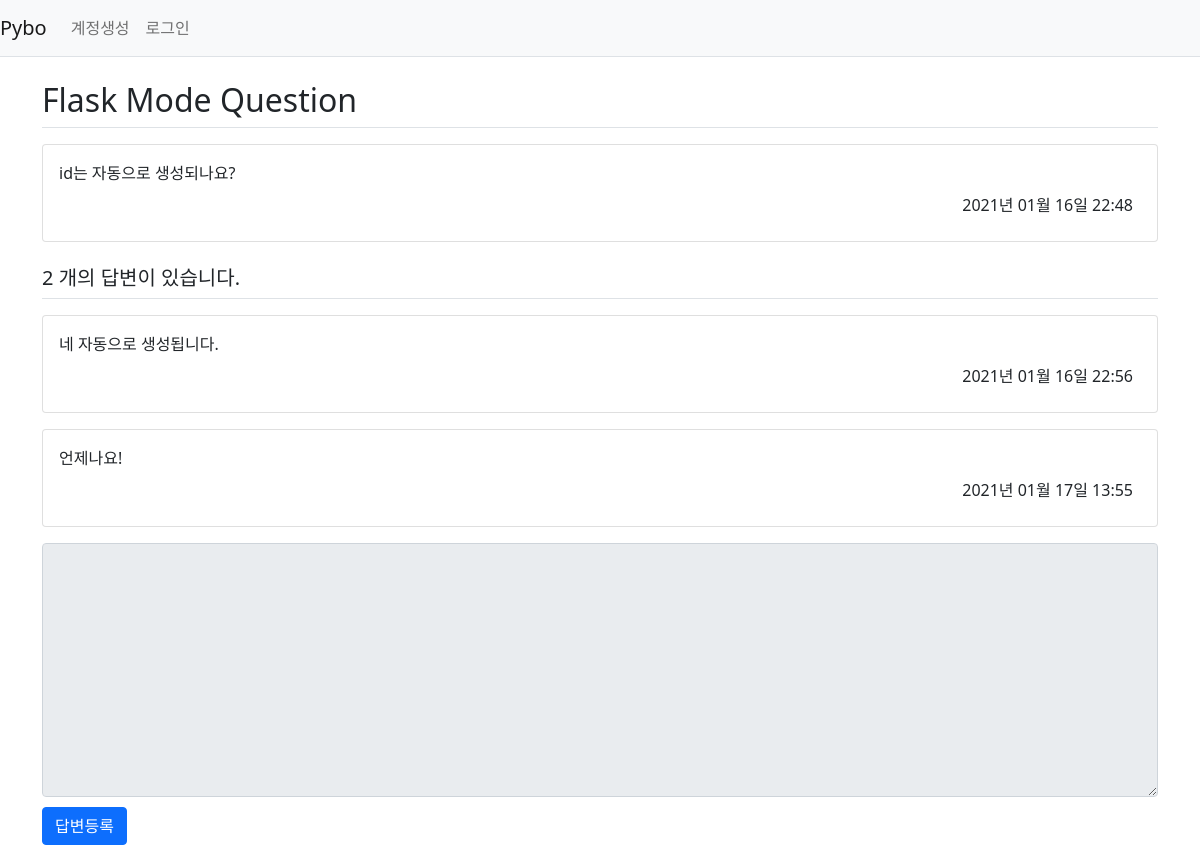
Screenshot of /question/detail/2/ with the database file from the repository.
### pybo/models.py (models this page shows)
class Question(db.Model):
    id = db.Column(db.Integer, primary_key=True)
    subject = db.Column(db.String(200), nullable=False)
    content = db.Column(db.Text(), nullable=False) # 글자수 제한없음 Text
    create_date = db.Column(db.DateTime(), nullable=False)
    user_id = db.Column(db.Integer, db.ForeignKey(
        'user.id', ondelete='CASCADE'), nullable=False) # server_default='1')
    user = db.relationship('User', backref=db.backref('question_set'))

class Answer(db.Model):
    id = db.Column(db.Integer, primary_key=True )
    question_id = db.Column(db.Integer, db.ForeignKey('question.id', ondelete='CASCADE'))
    question = db.relationship('Question', backref=db.backref('answer_set', ))
    content = db.Column(db.Text(), nullable=False)
    create_date = db.Column(db.DateTime(), nullable=False)
    user_id = db.Column(db.Integer, db.ForeignKey(
        'user.id', ondelete='CASCADE'), nullable=False)
    user = db.relationship('User', backref=db.backref('answer_set'))

### pybo/views/question_views.py (the view)
@bp.route('/detail/<int:question_id>/')
def detail(question_id):
    form = AnswerForm()
    question = Question.query.get_or_404(question_id)
    return render_template('questions/question_detail.html', question=question, form=form)

### pybo/forms.py
class AnswerForm(FlaskForm):
    content = TextAreaField('내용', validators=[DataRequired(' 내용은 필수 입력 항목입니다. ')])

### pybo/filter.py (called while the page is built)
def format_datetime(value, fmt='%Y년 %m월 %d일 %H:%M'):
    return value.strftime(fmt)

### pybo/views/auth_views.py (called while the page is built)
@bp.before_app_request
def load_logged_in_user():
    user_id = session.get('user_id')
    if user_id is None:
        g.user = None
    else:
        g.user = User.query.get(user_id)

### pybo/templates/questions/question_detail.html (shortened to what this page needs)
{% extends 'base.html' %}
{% block content %}
<div class="container my-3">
    <h2 class="border-bottom py-2">{{ question.subject }}</h2>
    <div class="card my-3">
        <div class="card-body">
            <div class="card-text" style="white-space: pre-line;">{{ question.content }}</div>
                <div class="d-flex justify-content-end">
                    <div class=" p-2">
                        {{ question.create_date|datetime }}
                    </div>
                </div>
            </div>
        </div>
        <h5 class="border-bottom my-3 py-2">{{ question.answer_set|length }} 개의 답변이 있습니다.</h5>
        {% for answer in question.answer_set %}
        <div class="card my-3">
            <div class="card-body">
                <div class="card-text" style="white-space: pre-line;">{{ answer.content}}</div>
                <div class="d-flex justify-content-end">
                    <div class=" p-2">
                        {{ answer.create_date|datetime }}
                    </div>
                </div>
            </div>
        </div>
    {% endfor %}
    <form action="{{ url_for('answer.create', question_id=question.id) }}" method="post" class="my-3">
        <div class="form-group">
            <textarea {% if not g.user %}disabled{% endif %} name="content" id="content" class="form-control" rows="10" ></textarea>
        </div>
        <input type="submit" value="답변등록" class="btn btn-primary">
    </form>
</div>
{% endblock %}

### pybo/static/style.css (style rules this page uses)
textarea { width:100% }
input[type=submit] { margin-top:10px; }

### rows the page displays
Question: subject "Flask Mode Question", content "id는 자동으로 생성되나요?", create_date "2021년 01월 16일 22:48"
Answer: content "네 자동으로 생성됩니다.", create_date "2021년 01월 16일 22:56"
Answer: content "언제나요!", create_date "2021년 01월 17일 13:55"

### other values shown
{{ question.answer_set|length }} "2"
